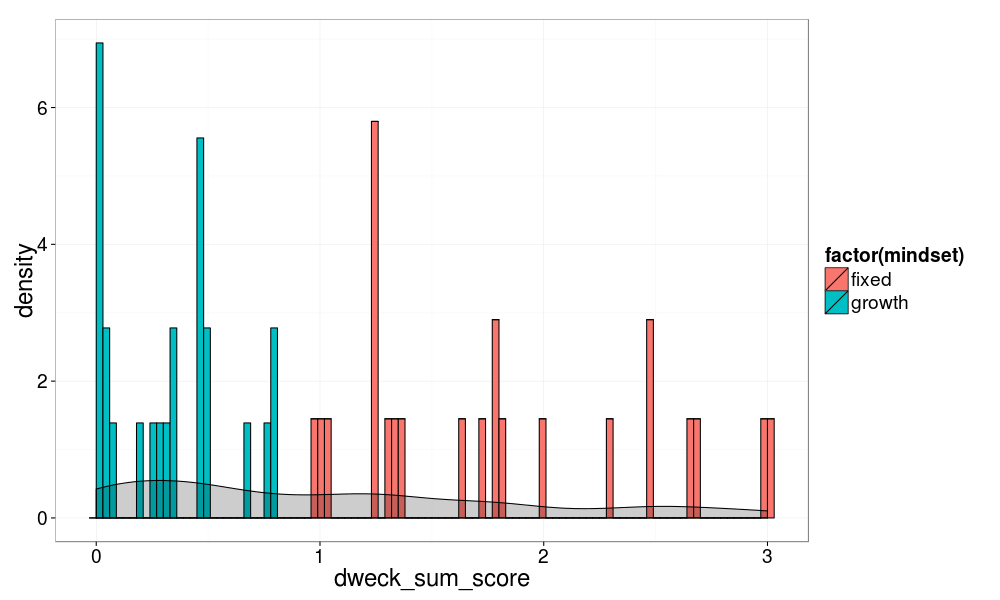

R code for this plot:
library(plyr)
library(bear)
library(ggplot2)
other = read.table("pilot-goals-other.results", header=T, sep=",", quote="")
self = read.table("pilot-goals-self.results", header=T, sep=",", quote="")
self$subject = as.character(as.numeric(as.character(self$subject)) + 59)
r = rbind(other,self)
print(length(unique(r$subject)))
r = r[r$can_describe_fixed == "no",]
good.subjects = unique(as.character(r$subject)[sapply(as.character(r$subject), function(subj) {
  r$response[r$subject==subj & r$version=="test_bad"] <= 0.1
})])
r = r[r$subject %in% good.subjects,]
r = r[!is.na(r$response),]
print(length(unique(r$subject)))

med.split = median(r$dweck_sum_score)
r$fixed = r$dweck_sum_score > med.split
r$mindset = r$fixed
r$mindset[r$fixed] = "fixed"
r$mindset[!r$fixed] = "growth"

mindset_colors = sapply(seq(0,1.02,by=0.03), function(x) {x > med.split})

ggplot(r, aes(x=dweck_sum_score)) + 
  geom_histogram(aes(y=..density.., fill=factor(mindset)),      # Histogram with density instead of count on y-axis
                 binwidth=0.03,
                 #colour=mindset_colors
                 #colour="black",
                 colour="black"
                 ) +
  geom_density(alpha=.2, #fill="#FF6666"
               fill="#080808") +
  theme_bw(24)
# 
# mean.goals = aggregate(response~version+mindset, data=r[r$trial_type == "g",], FUN=mean)
# upper.goals = aggregate(response~version+mindset, data=r[r$trial_type == "g",], FUN=upper.conf)
# lower.goals = aggregate(response~version+mindset, data=r[r$trial_type == "g",], FUN=lower.conf)
# 
# #1000x600
# dodge <- position_dodge(width=0.9)
# ggplot(mean.goals, aes(x=version, y=response, fill=mindset, group=mindset)) +
#   geom_bar(binwidth=.1,position=dodge, stat="identity") +
#   theme_bw(24) +
#   #scale_colour_brewer(palette="Pastel2") +
#   ggtitle("Pilot Goals (self) - Raw Data") +
#   geom_errorbar(aes(ymax = upper.goals$response, ymin=lower.goals$response),
#                 position=dodge, binwidth=.1, width=0.25)  #+
# #   scale_fill_discrete(name="mindset",
# #                       breaks=c(F, T),
# #                       labels=c("growth", "fixed"))
# 
# # fit = lm(response ~ goal_variable * goal_impress * dweck_sum_score, data=r)
# # print(anova(fit))
# 
# 
# # #1000x600
# 
# # 
# # # fit = lm(normed_resp ~ goal_variable * goal_impress * dweck_sum_score, data=r2)
# # # print(anova(fit))
# 
# r2 = ddply(r[r$trial_type == "g",], .(subject), transform, normed_resp = response/sum(response))
# 
# mean.goals2 = aggregate(normed_resp~version+mindset, data=r2[r2$trial_type == "g",], FUN=mean)
# upper.goals2 = aggregate(normed_resp~version+mindset, data=r2[r2$trial_type == "g",], FUN=upper.conf)
# lower.goals2 = aggregate(normed_resp~version+mindset, data=r2[r2$trial_type == "g",], FUN=lower.conf)
# 
# dodge <- position_dodge(width=0.9)
# ggplot(mean.goals2, aes(x=version, y=normed_resp, fill=mindset, group=mindset)) +
#   geom_bar(binwidth=.1,position=dodge, stat="identity") +
#   theme_bw(24) +
#   ggtitle("Pilot Goals (self) - Normalized Data") +
#   #scale_colour_brewer(palette="Pastel2") +
#   geom_errorbar(aes(ymax = upper.goals2$normed_resp, ymin=lower.goals2$normed_resp),
#                 position=dodge, binwidth=.1, width=0.25)  #+
# #   scale_fill_discrete(name="mindset",
# #                       breaks=c(F, T),
# #                       labels=c("growth", "fixed"))
